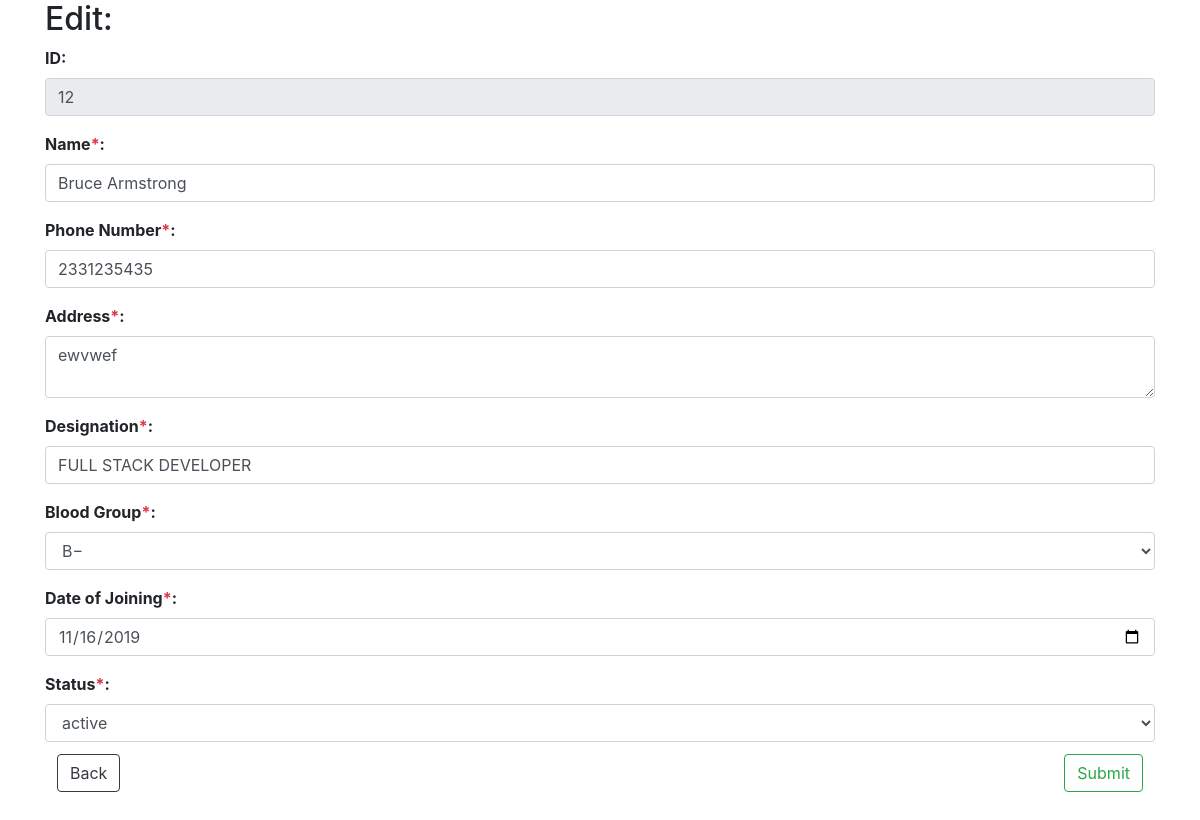
The page /users/edit/12/ on the database as committed earlier.
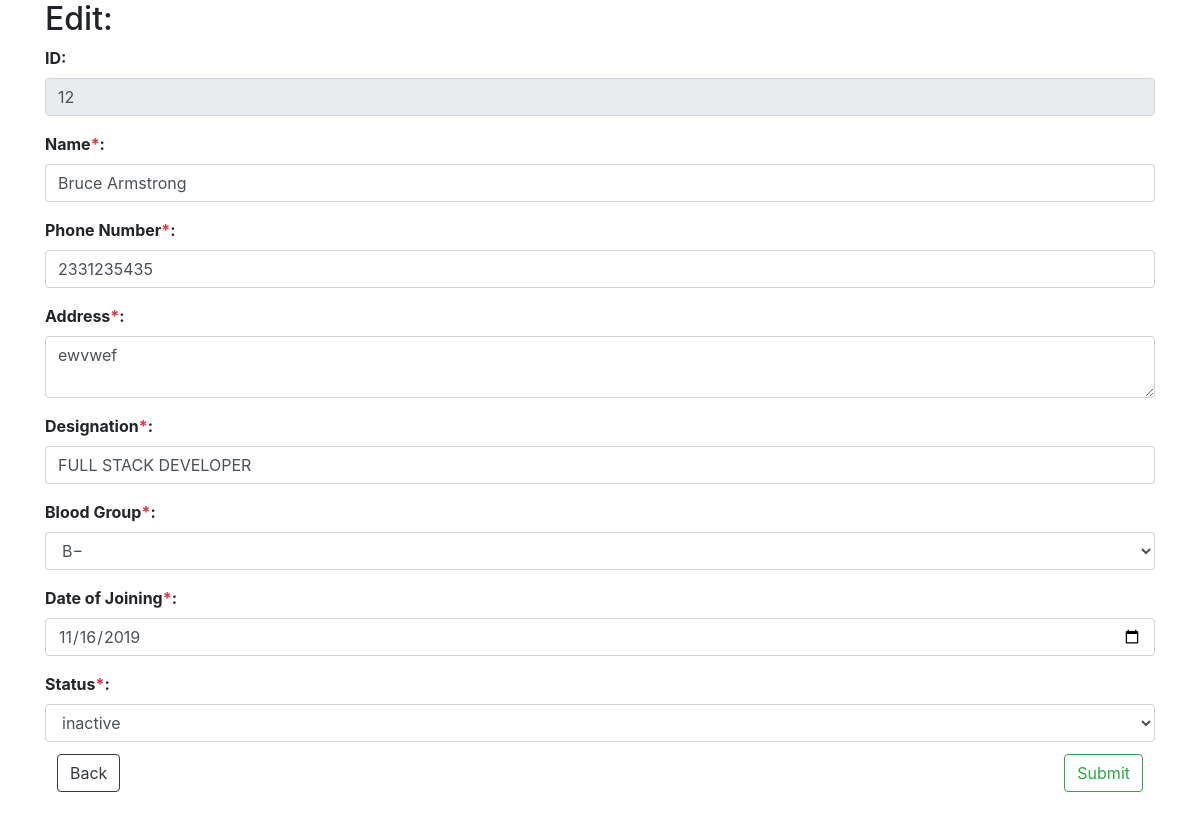
The same page on the database as committed later.
### users/models.py (models this page shows)
class user(models.Model):
        tid = models.BigAutoField(max_length=5,null=False,unique=True,primary_key=True)
        name = models.CharField(max_length=35,null=False)
        phone = models.IntegerField(unique=True,null=False)
        address = models.CharField(max_length=500,null=False)
        designation = models.CharField(max_length=50,null=False)
        bloodgroup = models.CharField(max_length=5,null=False)
        dateofjoining = models.DateTimeField(blank=True,null=False)
        status = models.CharField(max_length=10,null=False)

### users/views.py (the view)
# urls.py: path('edit/<int:tid>/',edit),
def edit(request,tid):
    edit=user.objects.get(tid = tid)
    if request.method == "POST":
         ob = log()
         ob.pfields = "{ 'tid':'"+str(edit.tid)+"','name':'"+str(edit.name)+"','phone':'"+str(edit.phone)+"','address':'"+str(edit.address)+"','designation':'"+str(edit.designation)+"','bloodgroup':'"+str(edit.bloodgroup)+"','dateofjoining':'"+str(edit.dateofjoining)+"','status':'"+str(edit.status)+"' }"
         user.objects.filter(tid = tid).update(name=request.POST.get("name"),phone=request.POST.get("phone"),address=request.POST.get("address"),designation=request.POST.get("designation"),bloodgroup=request.POST.get("bloodgroup"),dateofjoining=request.POST.get("dateofjoining"),status=request.POST.get("status"))
         ob.log = tid
         ob.fields = QueryDict(request.body).dict()
         ob.href = '/users/edit/'
         ob.go = '/logs/edit/'
         ob.save()
         return HttpResponse("<script>alert('Successfully Updated ');</script>")
    else:
     context={'edit':edit}
     return render(request,'useredit.html',context)

### templates/useredit.html (shortened to what this page needs)
<!DOCTYPE html>
<html lang="en">
<head>
    <link rel="stylesheet" href="https://maxcdn.bootstrapcdn.com/bootstrap/4.3.1/css/bootstrap.min.css">
</head>
<body>
  <main class="container">
        <h2>Edit:</h2>
    <form method="post" id="form1" action="" class="needs-validation" novalidate>{% csrf_token %}
        <div class="form-group">
            <label for="tid"><b>ID:</b></label>
            <input type="number" class="form-control" name="tid" id="tid" value="{{ edit.tid }}" readonly>
            </div >
        <div class="form-group">
        <label for="name"><b>Name<span class="text-danger">*</span>:</b></label>
        <input type="text" maxlength="30" class="form-control" placeholder="Enter your Name..." value="{{ edit.name }}" name="name" id="name" required>
        </div >
        <div class="form-group">
                <label for="phone"><b>Phone Number<span class="text-danger">*</span>:</b></label>
                <input type="text" maxlength="10" class="form-control" value="{{ edit.phone }}"  placeholder="Enter your Number..." id="phone"  name="phone" required>
            </div>
        <div class="form-group">
                <label for="address"><b>Address<span class="text-danger">*</span>:</b></label>
                <textarea placeholder="Enter your Address..." class="form-control" id="address" name="address" required>{{ edit.address }}</textarea>
            </div>
        <div class="form-group">
                <label for="designation"><b>Designation<span class="text-danger">*</span>:</b></label>
                <input type="text" maxlength="30" class="form-control" placeholder="Enter your Designation..." value="{{edit.designation}}" id="designation" name="designation" required>
            </div>
        <div class="form-group">
                <label for="bloodgroup"><b>Blood Group<span class="text-danger">*</span>:</b></label>
                <select id="bloodgroup" class="form-control" name="bloodgroup" required>
                <option readonly value="{{edit.bloodgroup}}" selected>{{edit.bloodgroup}}</option>
                </select>
            </div>
        <div class="form-group">
                <label for="dateofjoining"><b>Date of Joining<span class="text-danger">*</span>:</b></label>
                <input type="date" class="form-control" id="dateofjoining" value="{{edit.dateofjoining|date:'Y-m-d'}}" name="dateofjoining" required>
            </div>
        <div class="form-group">
                <label for="status"><b>Status<span class="text-danger">*</span>:</b></label>
                <select id="status" class="form-control" name="status" required>
                        <option readonly value="{{edit.status}}" selected>{{edit.status}}</option>
                    </div>
       <input type="submit" class="btn btn-outline-success" style="margin:1vw;float:right;" name="Submit">
    </form>
    <a class="btn btn-outline-dark" href="/users/" style="margin:1vw;">Back</a>
</main>
</body>
</html>

Rows that differ between the two databases and show on the page:
changed user "Bruce Armstrong": status "active" → "inactive"
